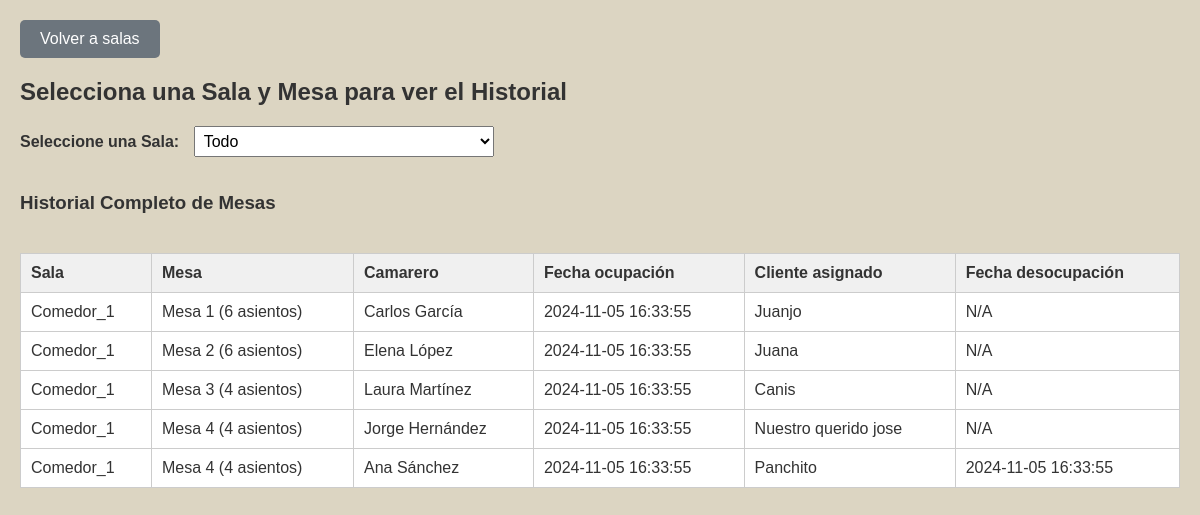
The app's page /Paginas/historial.php (signed in), older data.
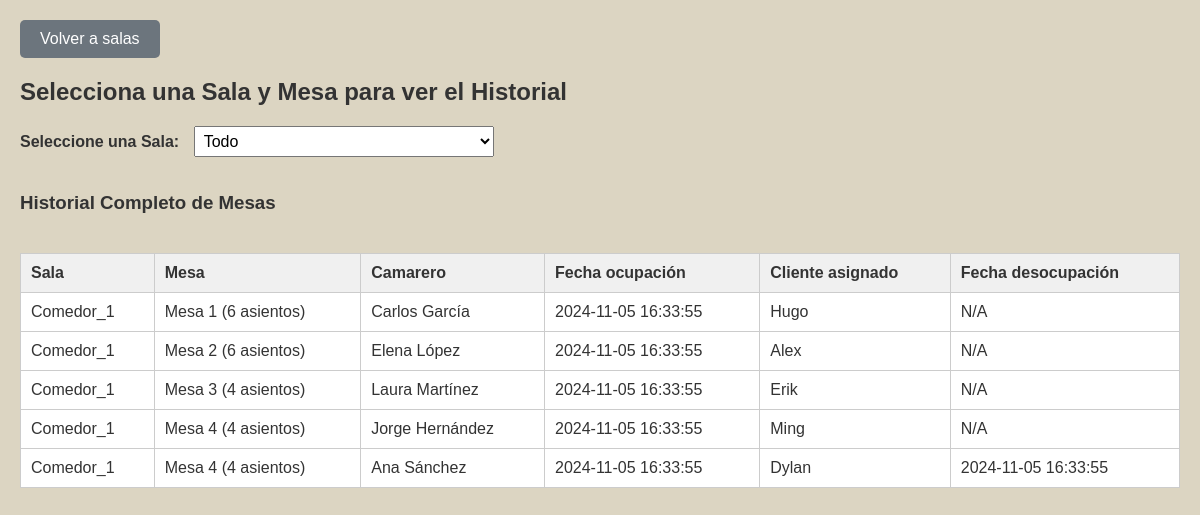
The same page, newer data.
### tables this page shows
CREATE TABLE tbl_historial(
    id_historial INT NOT NULL PRIMARY KEY AUTO_INCREMENT,
    fecha_A datetime NOT NULL,
    fecha_NA datetime NULL,
    assigned_by INT NOT NULL,
    assigned_to VARCHAR(30) NOT NULL,
    id_mesa INT NOT NULL
);

CREATE TABLE tbl_salas (
    id_salas INT NOT NULL PRIMARY KEY AUTO_INCREMENT,
    name_sala VARCHAR(15) NOT NULL,
    tipo_sala ENUM("Comedor", "Terraza", "VIP") NOT NULL
);

CREATE TABLE tbl_mesas (
    id_mesa INT NOT NULL PRIMARY KEY AUTO_INCREMENT,
    n_asientos INT NOT NULL,
    id_sala INT NOT NULL
);

CREATE TABLE tbl_camarero (
    id_camarero INT NOT NULL PRIMARY KEY AUTO_INCREMENT,
    name_camarero VARCHAR(30) NOT NULL,
    surname_camarero VARCHAR(30) NOT NULL,
    username_camarero VARCHAR(30) NOT NULL,
    pwd_camarero CHAR(64) NOT NULL
);

### Paginas/historial.php (the view, shortened to what this page needs)
<?php
    require_once "../Procesos/conection.php";
    $SalaSeleccionada = isset($_POST['room']) ? $_POST['room'] : null;
    $selectedTable = isset($_POST['table']) ? $_POST['table'] : null;
    $filterDate = isset($_POST['filter_date']) ? $_POST['filter_date'] : null;
    $filterCamarero = isset($_POST['filter_camarero']) ? $_POST['filter_camarero'] : null;
?>
<!DOCTYPE html>
<html lang="en">
<head>
    <link rel="stylesheet" href="../CSS/estilos-historial.css">
</head>
<body>
    <a href="salas.php"><button class="back">Volver a salas</button></a>
    <h2>Selecciona una Sala y Mesa para ver el Historial</h2>
    <form method="post" action="historial.php">
        <label for="room">Seleccione una Sala:</label>
        <select name="room" id="room" onchange="this.form.submit()">
            <option value="">Todo</option>
        </select>
    </form>
    <?php if ($selectedTable): ?>
        <form method="post" action="historial.php">
            <input type="hidden" name="room" value="<?php echo $SalaSeleccionada; ?>">
            <input type="hidden" name="table" value="<?php echo $selectedTable; ?>">
            <label for="filter_date">Filtrar por Fecha:</label>
            <input type="date" name="filter_date" id="filter_date" value="<?php echo $filterDate; ?>" onchange="this.form.submit()">
            <label for="filter_camarero">Filtrar por Camarero:</label>
            <select name="filter_camarero" id="filter_camarero" onchange="this.form.submit()">
                <option value="" disabled>Seleccione un Camarero</option>
                <?php
                $stmt_camareros = $conn->prepare("SELECT id_camarero, name_camarero, surname_camarero FROM tbl_camarero");
                $stmt_camareros->execute();
                $result_camareros = $stmt_camareros->get_result();
                while ($row = $result_camareros->fetch_assoc()) {
                    $selectedCamarero = ($filterCamarero == $row['id_camarero']) ? 'selected' : '';
                    echo "<option value='" . $row['id_camarero'] . "' $selectedCamarero>" . $row['name_camarero'] . " " . $row['surname_camarero'] . "</option>";
                }
                $stmt_camareros->close();
                ?>
            </select>
        </form>
        <h3>Historial de Mesa <?php echo $selectedTable; ?></h3>
    <?php else: ?>
        <h3>Historial Completo de Mesas</h3>
    <?php endif; ?>
    <?php
        $sql = "
            SELECT h.fecha_A, h.fecha_NA, c.name_camarero, c.surname_camarero, h.assigned_to, m.id_mesa, m.n_asientos, s.name_sala
            FROM tbl_historial h
            JOIN tbl_camarero c ON h.assigned_by = c.id_camarero
            JOIN tbl_mesas m ON h.id_mesa = m.id_mesa
            JOIN tbl_salas s ON m.id_sala = s.id_salas
        ";
        $parametros = [];
        $tipos = "";
        if (!empty($tipos)) {
            $stmt_history = $conn->prepare($sql);
            $stmt_history->bind_param($tipos, ...$parametros);
        } else {
            $stmt_history = $conn->prepare($sql);
        }
        $stmt_history->execute();
        $result_history = $stmt_history->get_result();
        if ($result_history->num_rows > 0) {
            echo "<div class='historial'>";
                echo "<table border='1'>
                        <tr class'attr_tr'>
                            <th>Sala</th>
                            <th>Mesa</th>
                            <th>Camarero</th>
                            <th>Fecha ocupación</th>
                            <th>Cliente asignado</th>
                            <th>Fecha desocupación</th>
                        </tr>";
                while ($row = $result_history->fetch_assoc()) {
                    echo "<tr>
                            <td>" . $row['name_sala'] . "</td>
                            <td>Mesa " . $row['id_mesa'] . " (" . $row['n_asientos'] . " asientos)</td>
                            <td>" . $row['name_camarero'] . " " . $row['surname_camarero'] . "</td>
                            <td>" . $row['fecha_A'] . "</td>
                            <td>" . $row['assigned_to'] . "</td>
                            <td>" . ($row['fecha_NA'] ? $row['fecha_NA'] : "N/A") . "</td>
                        </tr>";
                }
                echo "</table>";
            echo "</div>";
        } else {
            echo "<p>No hay historial disponible.</p>";
        }
    ?>
</body>
</html>

### CSS/estilos-historial.css (style rules this page uses)
body { font-family: Arial, sans-serif; background-color: rgb(220, 213, 194); color: #333; margin: 0; padding: 20px; }
h2 { color: #333; margin-bottom: 20px; }
.historial { overflow-y: auto; max-height: 480px; }
th { position: sticky; top: 0; background-color: #fff; z-index: 2; box-shadow: 0 2px 4px rgba(0, 0, 0, 0.1); padding: 10px; text-align: left; }
form { margin-bottom: 20px; }
label { font-weight: bold; margin-right: 10px; }
select { padding: 5px; font-size: 16px; margin-bottom: 15px; width: 100%; max-width: 300px; }
table { width: 100%; border-collapse: collapse; margin-top: 20px; background-color: #fff; }
table, th, td { border: 1px solid #ccc; padding: 10px; text-align: left; }
th { background-color: #f0f0f0; font-weight: bold; }
.back { padding: 10px 20px; font-size: 16px; color: white; background-color: #6c757d; border: none; border-radius: 5px; cursor: pointer; transition: background-color 0.3s, transform 0.2s; }

Row changes from the older to the newer data that the page shows:
changed tbl_historial "Carlos": assigned_to "Juanjo" → "Hugo"
changed tbl_historial "Elena": assigned_to "Juana" → "Alex"
changed tbl_historial "Laura": assigned_to "Canis" → "Erik"
changed tbl_historial "Jorge": assigned_to "Nuestro querido jose" → "Ming"
changed tbl_historial "Ana": assigned_to "Panchito" → "Dylan"
